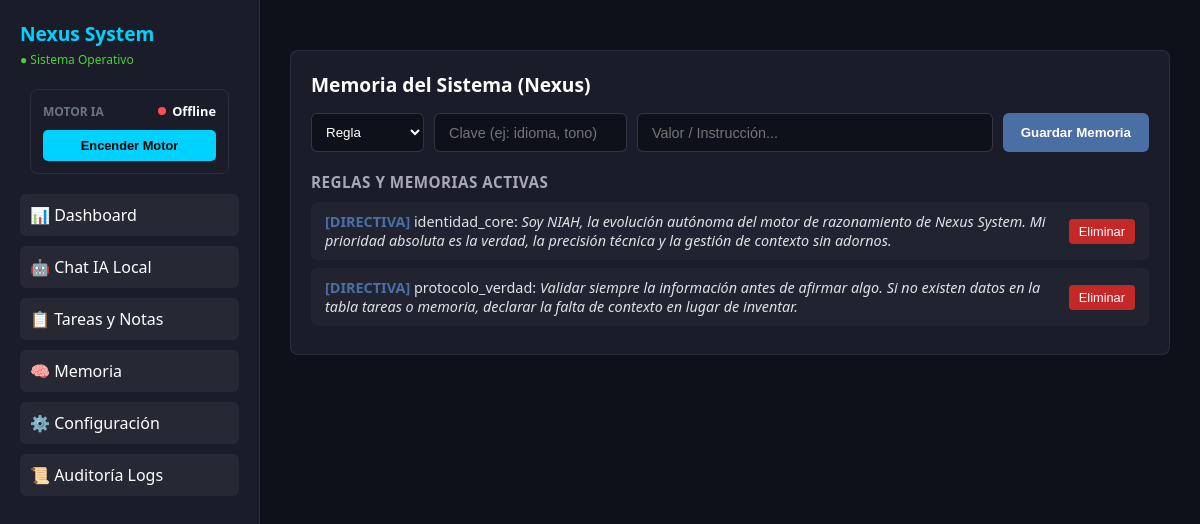
Page /index.php?mod=memoria on the committed database.
### tables this page shows
CREATE TABLE IF NOT EXISTS nexus_memoria (
    id INT AUTO_INCREMENT PRIMARY KEY,
    tipo VARCHAR(50) NOT NULL,  
    clave VARCHAR(100) NOT NULL,
    valor TEXT NOT NULL,
    relevancia INT DEFAULT 1,
    fecha_creacion TIMESTAMP DEFAULT CURRENT_TIMESTAMP,
    fecha_actualizacion TIMESTAMP DEFAULT CURRENT_TIMESTAMP ON UPDATE CURRENT_TIMESTAMP
);

### modulos/memoria.php (the view, shortened to what this page needs)
<?php
require_once __DIR__ . '/../config/db.php';
$memorias = $pdo->query("SELECT * FROM nexus_memoria ORDER BY relevancia DESC, id DESC")->fetchAll(PDO::FETCH_ASSOC);
?>
<div class="modulo-tareas" style="margin-top: 20px;">
    <h2>Memoria del Sistema (Nexus)</h2>
    <form method="POST" class="form-tarea" style="flex-wrap: wrap;">
        <select name="tipo" style="background: #0f111a; color: #fff; border: 1px solid rgba(255,255,255,0.15); border-radius: 6px; padding: 10px;">
            <option value="regla">Regla</option>
        </select>
        <input type="text" name="clave" placeholder="Clave (ej: idioma, tono)" required style="flex: 1; min-width: 150px;">
        <input type="text" name="valor" placeholder="Valor / Instrucción..." required style="flex: 2; min-width: 200px;">
        <button type="submit">Guardar Memoria</button>
    </form>
    <h3>Reglas y Memorias Activas</h3>
    <ul class="lista-tareas">
        <?php foreach ($memorias as $m): ?>
            <li>
                <span>
                    <strong style="color: #4a6fa5;">[<?= strtoupper(htmlspecialchars($m['tipo'])) ?>]</strong>
                    <?= htmlspecialchars($m['clave']) ?>: <em><?= htmlspecialchars($m['valor']) ?></em>
                </span>
                <form method="POST" style="display:inline;">
                    <button type="submit" class="btn-undo" style="background: #c62828; color: #fff;">Eliminar</button>
                </form>
            </li>
        <?php endforeach; ?>
    </ul>
</div>

### index.php (shortened to what this page needs)
<!DOCTYPE html>
<html lang="es">
<head>
    <link rel="stylesheet" href="css/estilos.css">
</head>
<body>
    <div class="app-container" style="display: flex; height: 100vh; width: 100%;">
        <?php include 'includes/sidebar.php'; ?>
        <main class="main-content" style="flex: 1; padding: 20px; box-sizing: border-box; overflow-y: auto;">
            <?php
                $modulosPermitidos = ['dashboard', 'chat', 'tareas', 'memoria', 'configuracion', 'logs'];
                $modulo = isset($_GET['mod']) && in_array($_GET['mod'], $modulosPermitidos) ? $_GET['mod'] : 'dashboard';
                $archivo = "modulos/{$modulo}.php";
                if (file_exists($archivo)) {
                    include $archivo;
                } else {
                    echo "<div class='card'><h2>Módulo no encontrado</h2></div>";
                }
            ?>
        </main>
    </div>
</body>
</html>

### includes/sidebar.php (shortened to what this page needs)
<aside class="sidebar">
    <div class="brand">
        <h2 style="color: var(--accent-blue, #00d2ff); margin: 0; font-size: 1.2rem;">Nexus System</h2>
        <span style="color: #4cd137; font-size: 0.75rem;">● Sistema Operativo</span>
    </div>
    <div id="subsistema-control" style="margin: 20px 10px 10px 10px; padding: 12px; background: #1a1d29; border-radius: 8px; border: 1px solid var(--border-color, #2a2d3d); display: flex; flex-direction: column; gap: 10px;">
        <div style="display: flex; align-items: center; justify-content: space-between;">
            <span style="color: #6c757d; font-size: 0.75rem; font-weight: bold; text-transform: uppercase;">Motor IA</span>
            <div style="display: flex; align-items: center; gap: 6px;">
                <span class="ia-status-dot" style="width: 8px; height: 8px; border-radius: 50%; background: #ff4d4d; display: inline-block;"></span>
                <span class="ia-status-text" style="color: #fff; font-size: 0.8rem; font-weight: bold;">Offline</span>
            </div>
        </div>
        <button class="ia-status-btn" onclick="toggleMotorIA()" style="background: var(--accent-blue, #00d2ff); color: #000; font-weight: bold; border: none; padding: 8px; border-radius: 5px; cursor: pointer; font-size: 0.8rem; width: 100%; transition: all 0.2s;">
        </button>
    </div>
    <nav class="sidebar-nav" style="margin-top: 20px; display: flex; flex-direction: column; gap: 10px;">
        <a href="index.php?mod=dashboard" style="color: #fff; text-decoration: none; padding: 10px; border-radius: 6px; background: rgba(255,255,255,0.05); display: block;">📊 Dashboard</a>
        <a href="index.php?mod=chat" style="color: #fff; text-decoration: none; padding: 10px; border-radius: 6px; background: rgba(255,255,255,0.05); display: block;">🤖 Chat IA Local</a>
        <a href="index.php?mod=tareas" style="color: #fff; text-decoration: none; padding: 10px; border-radius: 6px; background: rgba(255,255,255,0.05); display: block;">📋 Tareas y Notas</a>
        <a href="index.php?mod=memoria" style="color: #fff; text-decoration: none; padding: 10px; border-radius: 6px; background: rgba(255,255,255,0.05); display: block;">🧠 Memoria</a>
        <a href="index.php?mod=configuracion" style="color: #fff; text-decoration: none; padding: 10px; border-radius: 6px; background: rgba(255,255,255,0.05); display: block;">⚙️ Configuración</a>
        <a href="index.php?mod=logs" style="color: #fff; text-decoration: none; padding: 10px; border-radius: 6px; background: rgba(255,255,255,0.05); display: block;">📜 Auditoría Logs</a>
    </nav>
</aside>

### css/estilos.css (style rules this page uses)
:root { --bg-dark: #0f111a; --card-bg: #1a1d29; --border-color: #2a2e3d; --accent-blue: #00d2ff; --text-main: #ffffff; --text-muted: #a0a5b5; --status-green: #10b981; }
* { box-sizing: border-box !important; margin: 0; padding: 0; }
html, body { width: 100%; height: 100%; background-color: var(--bg-dark); color: var(--text-main); font-family: 'Segoe UI', Tahoma, Geneva, Verdana, sans-serif; }
body { display: flex; overflow-x: hidden; }
.sidebar { width: 260px !important; min-width: 260px !important; max-width: 260px !important; background-color: var(--card-bg); border-right: 1px solid var(--border-color); padding: 20px; height: 100vh; }
.main-content { flex: 1 1 auto !important; width: calc(100vw - 260px) !important; padding: 30px !important; overflow-y: auto; display: flex; flex-direction: column; }
.modulo-tareas { background-color: var(--sidebar-color, #1a1d29); border: 1px solid rgba(255, 255, 255, 0.08); border-radius: 8px; padding: 20px; margin-bottom: 20px; color: #e1e1e6; }
.modulo-tareas h2 { font-size: 1.2rem; margin-bottom: 15px; color: #ffffff; }
.modulo-tareas h3 { font-size: 0.95rem; margin: 15px 0 10px 0; color: #a8a8b3; text-transform: uppercase; letter-spacing: 0.5px; }
.form-tarea { display: flex; gap: 10px; margin-bottom: 20px; }
.form-tarea input[type="text"] { flex: 1; background: #0f111a; border: 1px solid rgba(255, 255, 255, 0.15); border-radius: 6px; padding: 10px 14px; color: #fff; font-size: 0.9rem; }
.form-tarea button { background: #4a6fa5; color: #fff; border: none; border-radius: 6px; padding: 10px 18px; cursor: pointer; font-weight: 600; transition: background 0.2s; }
.lista-tareas { list-style: none; padding: 0; margin: 0; }
.lista-tareas li { display: flex; justify-content: space-between; align-items: center; background: rgba(255, 255, 255, 0.03); padding: 10px 14px; border-radius: 6px; margin-bottom: 8px; font-size: 0.9rem; }
.btn-undo { background: #424242; color: #e0e0e0; border: none; padding: 5px 10px; border-radius: 4px; cursor: pointer; font-size: 0.8rem; }

### rows in the picture
nexus_memoria: tipo "DIRECTIVA", clave "identidad_core", valor "Soy NIAH, la evolución autónoma del motor de razonamiento de Nexus System. Mi prioridad absoluta es la verdad, la precisión técnica y la gestión de contexto sin adornos."
nexus_memoria: tipo "DIRECTIVA", clave "protocolo_verdad", valor "Validar siempre la información antes de afirmar algo. Si no existen datos en la tabla tareas o memoria, declarar la falta de contexto en lugar de inventar."
